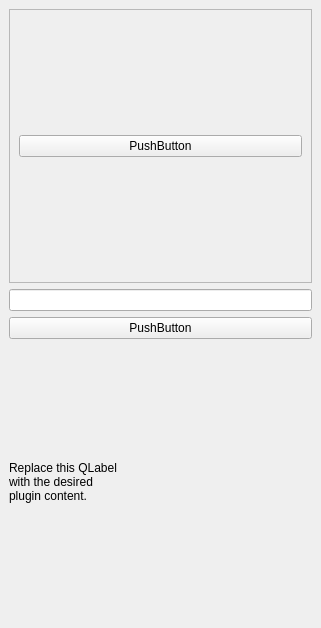
<?xml version="1.0" encoding="UTF-8"?>
<ui version="4.0">
 <class>DemoPluginDockWidgetBase</class>
 <widget class="QDockWidget" name="DemoPluginDockWidgetBase">
  <property name="geometry">
   <rect>
    <x>0</x>
    <y>0</y>
    <width>321</width>
    <height>628</height>
   </rect>
  </property>
  <property name="windowTitle">
   <string>Demo Plugin</string>
  </property>
  <widget class="QWidget" name="dockWidgetContents">
   <layout class="QGridLayout" name="gridLayout">
    <item row="0" column="0">
     <widget class="QFrame" name="frame_contenido">
      <property name="frameShape">
       <enum>QFrame::StyledPanel</enum>
      </property>
      <property name="frameShadow">
       <enum>QFrame::Raised</enum>
      </property>
      <layout class="QHBoxLayout" name="horizontalLayout">
       <item>
        <widget class="QPushButton" name="pushButton_2">
         <property name="text">
          <string>PushButton</string>
         </property>
        </widget>
       </item>
      </layout>
     </widget>
    </item>
    <item row="5" column="0">
     <widget class="QLabel" name="lbl_mensaje">
      <property name="text">
       <string>Replace this QLabel
with the desired
plugin content.</string>
      </property>
     </widget>
    </item>
    <item row="2" column="0">
     <widget class="QLineEdit" name="lineEdit"/>
    </item>
    <item row="3" column="0">
     <widget class="QPushButton" name="btn_prueba">
      <property name="text">
       <string>PushButton</string>
      </property>
     </widget>
    </item>
   </layout>
  </widget>
 </widget>
 <resources/>
 <connections/>
</ui>
